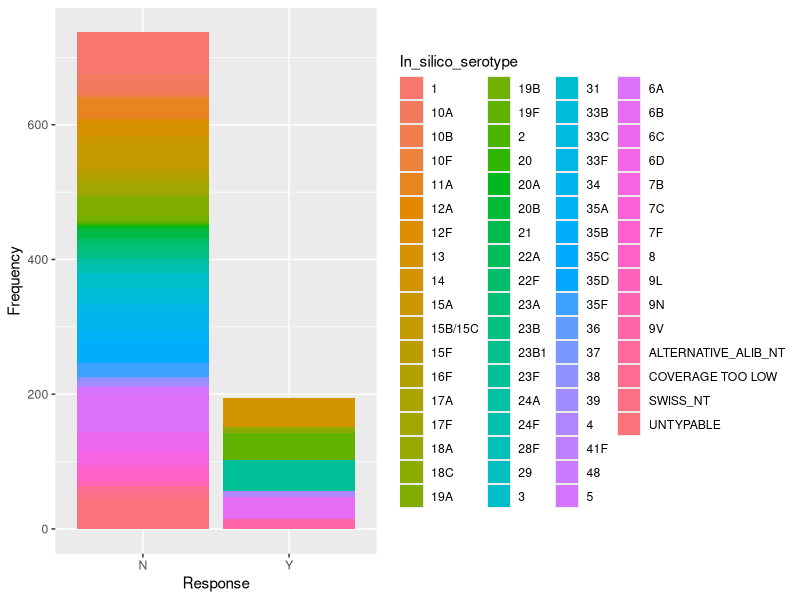
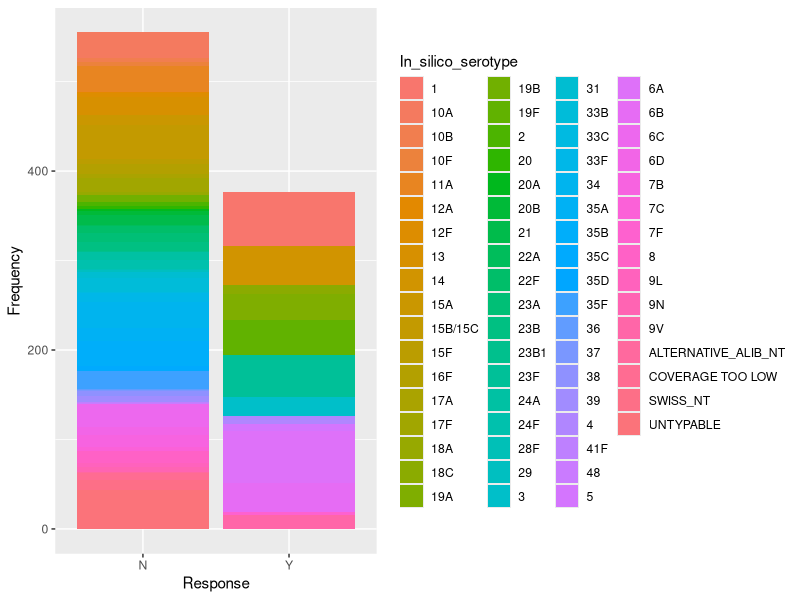
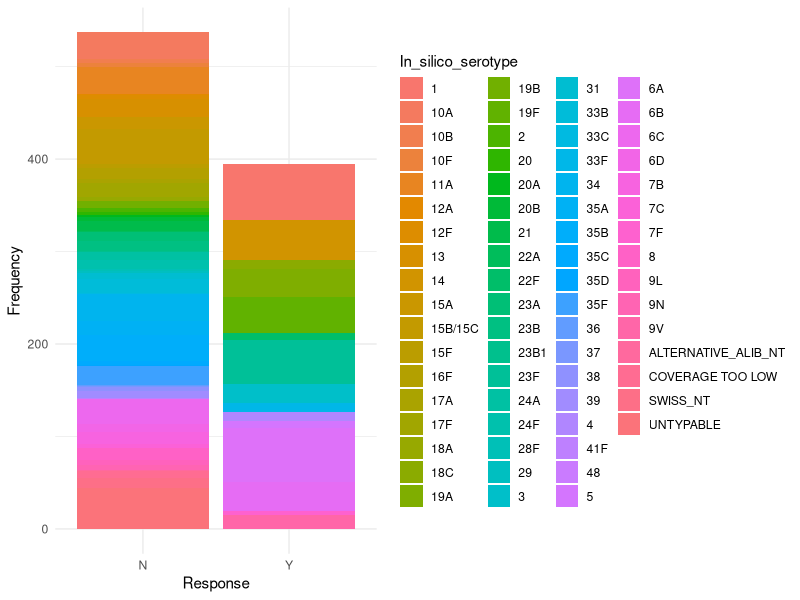
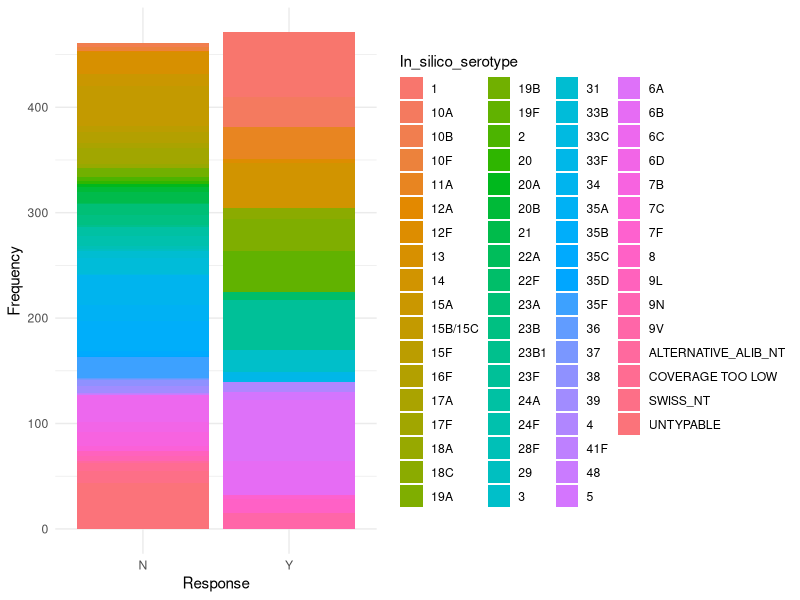
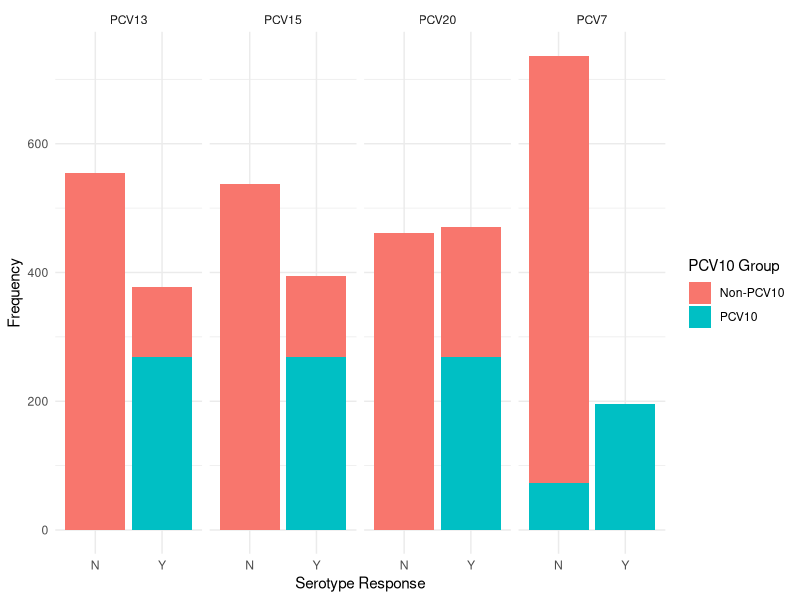
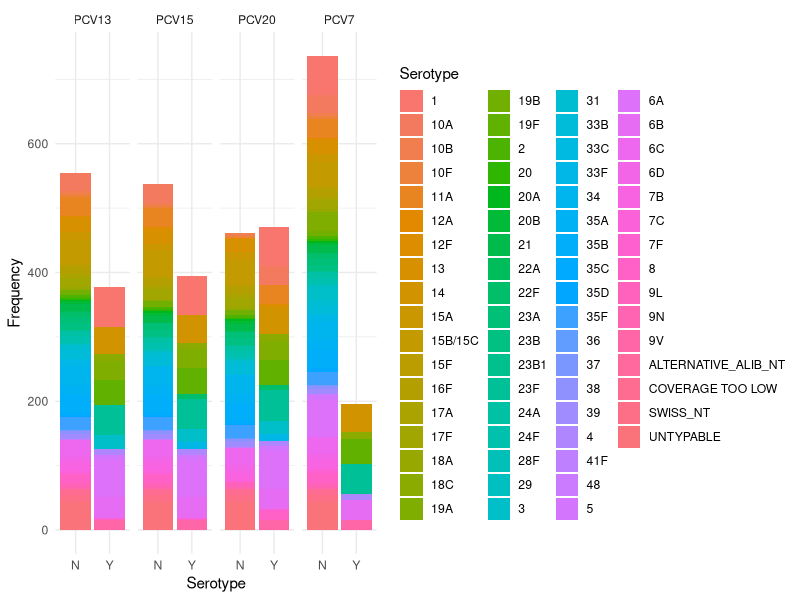

Source code (R) for these figures, in order: (Note: this script raises an error after producing the figures.)
## ---- chunk 1
# Loading in required libraries
library(tidyverse)
library(dplyr)
library(ggplot2)
## ---- chunk 2
# Reading in the csv
nepal2Df = read.csv("nepal_gps.csv")
nepal2Df
## ---- chunk 3
# Loading in the typhoid data set used for offset
typhoidDf = read.csv("typhoidMetadata.csv")
typhoidDf
## ---- chunk 4
names(typhoidDf)[names(typhoidDf) == "year"] <- "Year"
## ---- chunk 5
# Creating a new column that is the counts of the cases for each year
typhoidDf_grouped <- typhoidDf %>%
  group_by(Year) %>%
  mutate(typhoidCount = n()) %>%
  filter(Year > 2008 & Year < 2019) %>%
  dplyr::select(Year, typhoidCount)

t2 <- typhoidDf_grouped %>%
   group_by(Year, typhoidCount) %>%
   summarize(.groups = 'drop')

# Creating a new column that is the counts of cases in each year

nepal2DfGrouped <- nepal2Df %>%
  group_by(Year) %>%
  mutate(IPDCount = n()) %>%
  dplyr::select(Year, IPDCount)
    
nepal2DfSelected <- nepal2DfGrouped %>%    
   group_by(Year, IPDCount) %>%
   summarize(.groups = 'drop')

# Adding the typhoid counts to the nepal IPD dataset
mergedDF <- merge(nepal2DfSelected, t2, by = "Year")
## ---- chunk 6

## ---- chunk 7
# Filtering the dataset
nepalForBarChart <- nepal2Df %>%
  dplyr::select(In_silico_serotype, PCV7, PCV13, PCV15, PCV20)

View(nepalForBarChart)
## ---- chunk 8
# Creating bar charts for each of the four vaccines based on the serotypes they have
ggplot(nepalForBarChart, aes(x = PCV7, fill = In_silico_serotype)) +
  geom_bar() +                    
  labs(y = "Frequency", x = "Response") 

ggplot(nepalForBarChart, aes(x = PCV13, fill = In_silico_serotype)) +
  geom_bar() +                    
  labs(y = "Frequency", x = "Response") 


ggplot(nepalForBarChart, aes(x = PCV15, fill = In_silico_serotype)) +
  geom_bar() +                    
  labs(y = "Frequency", x = "Response") +
  theme_minimal()

ggplot(nepalForBarChart, aes(x = PCV20, fill = In_silico_serotype)) +
  geom_bar() +                    
  labs(y = "Frequency", x = "Response") +
  theme_minimal()
## ---- chunk 9
pcv10_serotypes <- c('1', '4', '5', '6B', '7F', '9V', '14', '18C', '19F', '23F')

nepalForBarChart$PCV10_group <- ifelse(nepalForBarChart$In_silico_serotype %in% pcv10_serotypes,"PCV10", "Non-PCV10")
## ---- chunk 10
pcv7df <- data.frame(
  Vaccine = "PCV7",
  Response = nepalForBarChart$PCV7,
  PCV10_group = nepalForBarChart$PCV10_group,
  Serotype = nepalForBarChart$In_silico_serotype
)

pcv13df <- data.frame(
  Vaccine = "PCV13",
  Response = nepalForBarChart$PCV13,
  PCV10_group = nepalForBarChart$PCV10_group,
  Serotype = nepalForBarChart$In_silico_serotype
)

pcv15df <- data.frame(
  Vaccine = "PCV15",
  Response = nepalForBarChart$PCV15,
  PCV10_group = nepalForBarChart$PCV10_group,
  Serotype = nepalForBarChart$In_silico_serotype
)

pcv20df <- data.frame(
  Vaccine = "PCV20",
  Response = nepalForBarChart$PCV20,
  PCV10_group = nepalForBarChart$PCV10_group,
  Serotype = nepalForBarChart$In_silico_serotype
)

# Combine all four into one dataframe
combined <- rbind(pcv7df, pcv13df, pcv15df, pcv20df)
## ---- chunk 11

## ---- chunk 12
## Need to filter out the four random categories above
# Creating four bar charts of each vaccine and their serotypes that are PCV10
ggplot(combined, aes(x = Response, fill = PCV10_group)) +
  geom_bar() +
  facet_grid(. ~ Vaccine) +
  labs(x = "Serotype Response", y = "Frequency", fill = "PCV10 Group") +
  theme_minimal()
## ---- chunk 13
# Finding the unique column names
colnames(nepal2Df)
## ---- chunk 14
# I want to be able to grey out the PCV10 serotypes but idk how
ggplot(combined, aes(x = Response, fill = Serotype)) +
  geom_bar() +
  facet_grid(. ~ Vaccine) +
  labs(x = "Serotype", y = "Frequency", fill = "Serotype") +
  theme_minimal()
## ---- chunk 15
# Estimation when the vaccine was introduced
vax.intro.date <- as.Date('2015-01-01')
vax.intro.year <- format(vax.intro.date, "%Y")

# Date when vaccine efficacy evaluations started; at least 
# 12 months following administration.
vax.eval.date <- as.Date('2016-01-01')
vax.eval.year <- format(vax.eval.date, "%Y")
## ---- chunk 16
# For modeling, we need to use an ordered, discrete variable. Simply, we 
# can use the rownames for this purpose.
nepalPivotedDf <- tibble::rownames_to_column(mergedDF, var = "index") %>%
  mutate(index = as.numeric(index))
## ---- chunk 17
# Attempting method one of time series
# Interrupted time series with disconnected segments

# Creating the 'dummy' variables that are 0 before introduction of vaccine and 1 during vaccine efficacy evaluation stage

nepalPivotedDf <- nepalPivotedDf %>%
  mutate(
    period1 = ifelse(Year >= vax.intro.year, 1, 0),
    period2 = ifelse(Year >= vax.eval.year, 1, 0)
  )

# Viewing the changes
nepalPivotedDf[, c("index", "Year", "period1", "period2")]
## ---- chunk 18


## ---- chunk 19
nepalPivotedDf <- nepalPivotedDf %>%
  filter(Year != 2014)

# Creating the offsets by selecting all tyhpoid cases
nepalPivotedDf$log.offset <- log(nepalPivotedDf$typhoidCount)
## ---- chunk 20
mod3 <- glm.nb(IPDCount ~ index  + offset(log.offset) +
          # Finding the change in disease during administration and evaluation period
          period1  + period2, data = nepalPivotedDf)

summary(mod3)
## ---- chunk 21
p1 <- 
  ggplot(nepalPivotedDf, aes(x = Year, y = IPDCount)) +
      geom_point() +
      labs(title = "Infections Scatter Plot",
         x = "Year", y = "Counts") +
      # Have y-axis for the two plots be the same.
      #ylim(0, NA) +
      theme_linedraw() +
      # Specify aspects of the theme plot formatting settings.
      theme(panel.spacing = unit(2, 'lines'), 
            axis.text.x = element_text(angle = 90))

p1
## ---- chunk 22
# Make predictions with confidence intervals.
pred4 <- predict(mod3, type = "response", se.fit = TRUE)

# Add the model predictions and 95% COI to the dataframe.
nepalPivotedDf.pred.its <- nepalPivotedDf %>%
  mutate(se.fit = pred4$se.fit, pred = pred4$fit) %>%
  mutate(
    conf.low = pred - 1.96 * se.fit,
    conf.high = pred + 1.96 * se.fit
  )

# Plot the newly created model fitting.
p4 <- p1 +
  # Add the fitting line.
  geom_line(data = nepalPivotedDf.pred.its, aes(x = Year, y = pred),
            color = "#377eb8") +
  # Add the confidence interval.
  geom_ribbon(data = nepalPivotedDf.pred.its, aes(ymin = conf.low, ymax = conf.high), 
              alpha = 0.2, fill = "blue") +
  # Change the title name.
  labs(title = "Infections with a Negative Binomial Fit\nInterupted Time Series")

p4
## ---- chunk 23
# Initialize the vacccine effect variables by setting them to 0.
nepalPivotedDf.counterfactual <- nepalPivotedDf
nepalPivotedDf.counterfactual$period1 <- 0
nepalPivotedDf.counterfactual$period2 <- 0

# Generate the fitted values.
nepalPivotedDf.pred.its$pred4.cf <- predict(mod3, type = "response", 
  # Extract fitted value and add to df.pred.
  newdata = nepalPivotedDf.counterfactual)

# Overlay onto plot.
p4 +
 geom_line(data = nepalPivotedDf.pred.its, aes(x = Year, y = pred4.cf),
           color='#e41a1c', lty = 2)

# Only do carriage once combined with non gps
## ---- chunk 24
# Generate the rate ratio between the fitted and counterfactual values.
nepalPivotedDf.pred.its$rr.its <- nepalPivotedDf.pred.its$pred/nepalPivotedDf.pred.its$pred4.cf

p6 <- 
  ggplot(nepalPivotedDf.pred.its, aes(x = Year, y = rr.its)) +
      geom_line() +
      labs(title = "Rate Ratio for the ITS Mode",
         x = "Year", y = "Rate ratio") +
      theme_linedraw() +
      # Specify aspects of the theme plot formatting settings.
      theme(panel.spacing = unit(2, 'lines'), 
            axis.text.x = element_text(angle = 90)) +
      geom_hline(yintercept = 1, col = "gray", lty = 2)

p6
## ---- chunk 25
# A slightly more complicated model where the slope of the line is also allowed to vary in the post vaccine period
mod3a <- glm.nb(IPDCount~index + Year + offset(log.offset) +
                 # Add the counterfactuals with an interaction term.
                 period1 + period1*index +
                 period2 + period2*index, data=nepalPivotedDf)

summary( mod3a)
AIC(mod3, mod3a)
## ---- chunk 26
intro.index <- which(nepalPivotedDf$Year == year(vax.intro.date))
eval.index <- which(nepalPivotedDf$Year == year(vax.eval.date))

nepalPivotedDf <- nepalPivotedDf %>%
  mutate(
    spl1 = ifelse(index - intro.index + 1 < 0, 0, index - intro.index + 1),
    spl2 = ifelse(index - eval.index + 1 < 0, 0, index - eval.index + 1)
  )

# Inspect the changes.
nepalPivotedDf[c("Year", "index", "spl1", "spl2")]
## ---- chunk 27
mod4 <- glm.nb(IPDCount ~ index + Year + offset(log.offset) +
                 # Post-vaccine changes.
                 spl1 + spl2, data = nepalPivotedDf)

summary(mod4)
## ---- chunk 28
# Add the prediction using the smoothed model.
nepalPivotedDf.pred.spl <- nepalPivotedDf %>%
  mutate(pred.spl = predict(mod4, type = "response"))

# Initialize the vacccine effect variables by setting them to 0.
nepalPivotedDf.counterfactual.spl <- nepalPivotedDf
nepalPivotedDf.counterfactual.spl$spl1 <- 0
nepalPivotedDf.counterfactual.spl$spl2 <- 0

# Generate the fitted values.
nepalPivotedDf.pred.spl$pred.spl.cf <- predict(mod4, type = "response", 
  # Extract fitted value and add to df.pred.
  newdata = nepalPivotedDf.counterfactual.spl)
## ---- chunk 29
# Make predictions with confidence intervals.
pred7 <- predict(mod4, type = "response", se.fit = TRUE)

# Add the model predictions and 95% COI to the dataframe.
nepalPivotedDf.pred.spl <- nepalPivotedDf.pred.spl %>%
  mutate(se.fit = pred7$se.fit, pred = pred7$fit) %>%
  mutate(
    conf.low = pred - 1.96 * se.fit,
    conf.high = pred + 1.96 * se.fit
  )


p7 <- 
  ggplot(nepalPivotedDf.pred.spl, aes(x = Year, y = IPDCount)) +
      geom_point() +
      # Add the fitted line.
      geom_line(data = nepalPivotedDf.pred.spl, aes(x = Year, y = pred.spl),
                color = "#377eb8") +
      # Add the confidence interval.
      geom_ribbon(data = nepalPivotedDf.pred.spl, aes(ymin = conf.low, ymax = conf.high),
                  alpha = 0.2, fill = "blue") +
      # Add the counterfactual line.
      geom_line(data = nepalPivotedDf.pred.spl, aes(x = Year, y = pred.spl.cf),
                color = "#e41a1c", lty = 2) +
      labs(title = "Deaths with a Negative Binomial Fit\nITS with Spline Smoothing",
         x = "Year", y = "Counts") +
      theme_linedraw() +
      # Specify aspects of the theme plot formatting settings.
      theme(panel.spacing = unit(2, 'lines'), 
            axis.text.x = element_text(angle = 90))

p7
## ---- chunk 30
# Generate the rate ratio between the fitted and counterfactual values.
nepalPivotedDf.pred.spl$rr.spline <- nepalPivotedDf.pred.spl$pred.spl/nepalPivotedDf.pred.spl$pred.spl.cf

p8 <- p6 +
     geom_line(data = nepalPivotedDf.pred.spl, aes(x = Year, y = rr.spline),
               color = "red", lty = 2)

p8
